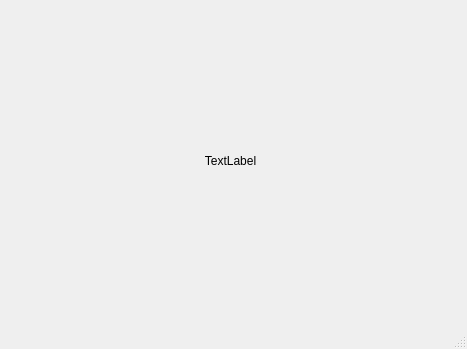
<?xml version="1.0" encoding="UTF-8"?>
<ui version="4.0">
 <class>MainWindow</class>
 <widget class="QMainWindow" name="MainWindow">
  <property name="geometry">
   <rect>
    <x>0</x>
    <y>0</y>
    <width>467</width>
    <height>349</height>
   </rect>
  </property>
  <property name="windowTitle">
   <string>MainWindow</string>
  </property>
  <widget class="QWidget" name="centralwidget">
   <widget class="QLabel" name="lbl_size">
    <property name="geometry">
     <rect>
      <x>0</x>
      <y>0</y>
      <width>461</width>
      <height>321</height>
     </rect>
    </property>
    <property name="text">
     <string>TextLabel</string>
    </property>
    <property name="scaledContents">
     <bool>false</bool>
    </property>
    <property name="alignment">
     <set>Qt::AlignmentFlag::AlignCenter</set>
    </property>
   </widget>
  </widget>
  <widget class="QMenuBar" name="menubar">
   <property name="geometry">
    <rect>
     <x>0</x>
     <y>0</y>
     <width>467</width>
     <height>26</height>
    </rect>
   </property>
  </widget>
  <widget class="QStatusBar" name="statusbar"/>
 </widget>
 <resources/>
 <connections/>
</ui>
